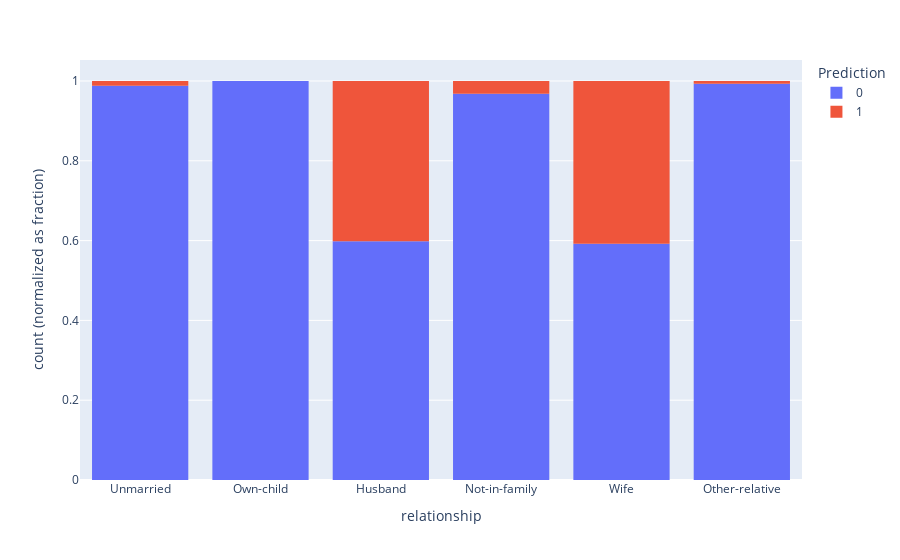

The notebook cell saved with this chart:
### Code cell
fig = px.histogram(dfPrediction, x="relationship", color="Prediction", barnorm="fraction")
fig.show()

### Figure 1 — Plotly figure (JSON) as saved in the notebook; plotly's stock layout.template omitted (floating-point values rounded to 4 significant figures; data arrays with more than 128 entries replaced by an {"elided": "..."} marker saying what was removed)
{"data": [{"alignmentgroup": "True", "bingroup": "x", "hovertemplate": "Prediction=0<br>relationship=%{x}<br>count (normalized as fraction)=%{y}<extra></extra>", "legendgroup": "0", "marker": {"color": "#636efa", "pattern": {"shape": ""}}, "name": "0", "offsetgroup": "0", "orientation": "v", "showlegend": true, "type": "histogram", "x": {"elided": "4050 str values"}, "xaxis": "x", "yaxis": "y"}, {"alignmentgroup": "True", "bingroup": "x", "hovertemplate": "Prediction=1<br>relationship=%{x}<br>count (normalized as fraction)=%{y}<extra></extra>", "legendgroup": "1", "marker": {"color": "#EF553B", "pattern": {"shape": ""}}, "name": "1", "offsetgroup": "1", "orientation": "v", "showlegend": true, "type": "histogram", "x": {"elided": "950 str values"}, "xaxis": "x", "yaxis": "y"}], "layout": {"barmode": "relative", "barnorm": "fraction", "legend": {"title": {"text": "Prediction"}, "tracegroupgap": 0}, "margin": {"t": 60}, "xaxis": {"anchor": "y", "domain": [0, 1], "title": {"text": "relationship"}}, "yaxis": {"anchor": "x", "domain": [0, 1], "title": {"text": "count (normalized as fraction)"}}}}
